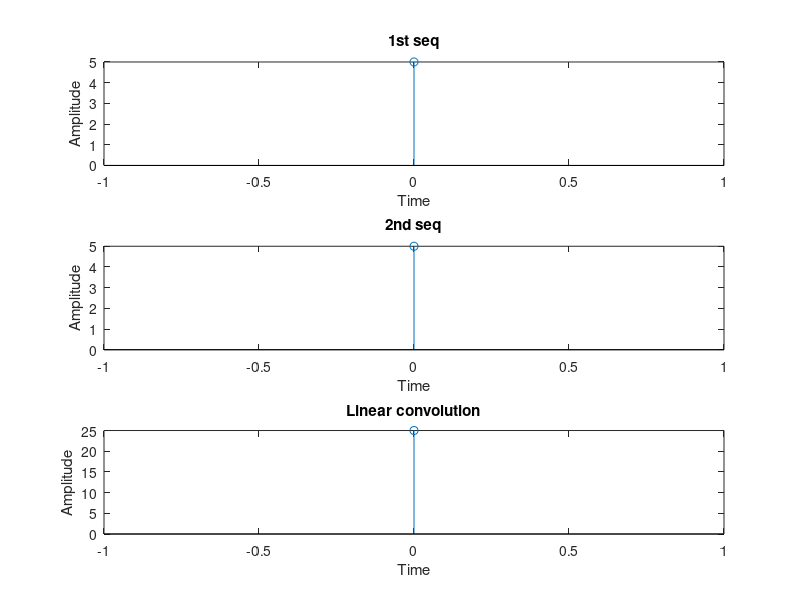

Recreate this plot in MATLAB.
%% Program to find linear convolution using dft and idft
clear all;
close all;
clc;
x=input('Enter the 1st Sequence: ');
h=input('Enter the 2nd Sequence: ');
N=length(x)+length(h)-1;
X=fft(x,N);
H=fft(h,N);
Y=X.*H;
y=ifft(Y);
figure;
subplot(3,1,1);
stem(0:length(x)-1,x);
xlabel('Time');
ylabel('Amplitude');
title('1st seq');
subplot(3,1,2);
stem(0:length(h)-1, h);
xlabel('Time');
ylabel('Amplitude');
title('2nd seq');
subplot(3,1,3);
stem(0:N-1,real(y));
xlabel('Time');
ylabel('Amplitude');
title('Linear convolution');
disp('Linear convolution');
disp(real(y));